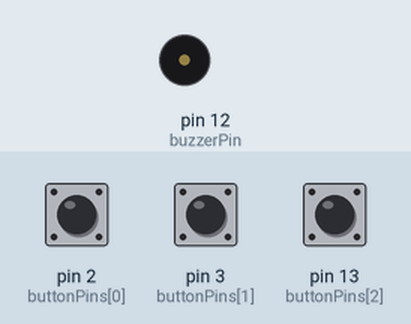
A sketch run on a simulated Arduino Uno, built with avr-gcc and run on an emulated ATmega328P. Parts: buzzer (waves = sounding). Inputs (shaded band) come from the test bench; at power-on: pin 2 (buttonPins[0]) HIGH, pin 3 (buttonPins[1]) HIGH, pin 13 (buttonPins[2]) HIGH. What the sketch prints to the serial monitor is not drawn.

Above: at 1.2 s.
1.3 s: pin 2 (buttonPins[0]) pulled LOW for 0.15 s
At 1.47 s:
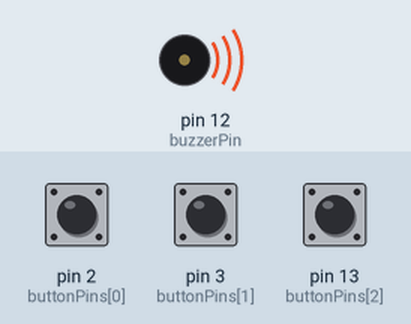
3.1 s: pin 3 (buttonPins[1]) pulled LOW for 0.15 s
At 3.7 s:
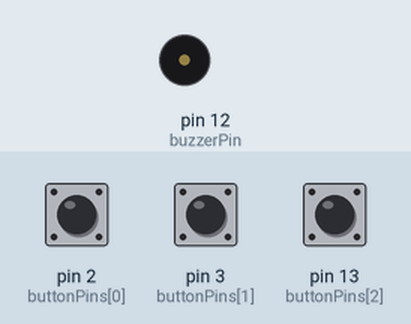
6.2 s: pin 13 (buttonPins[2]) pulled LOW for 0.15 s
At 6.37 s:
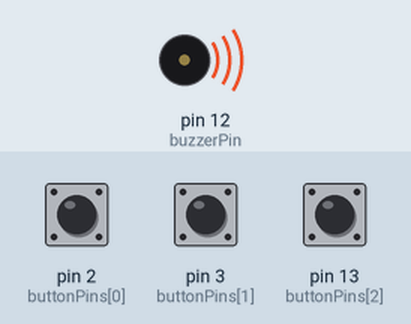
8.0 s: pin 2 (buttonPins[0]) pulled LOW for 1 s
At 10.1 s:
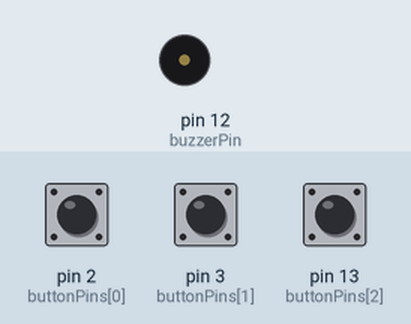
10.7 s: pin 3 (buttonPins[1]) pulled LOW for 1 s
At 11.4 s:
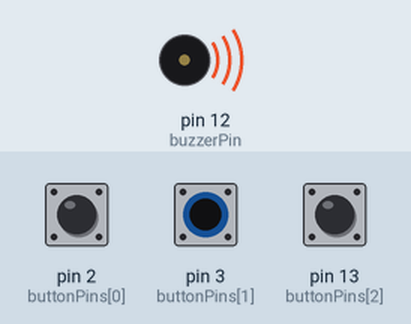
13.4 s: pin 13 (buttonPins[2]) pulled LOW for 1 s
At 15.5 s:
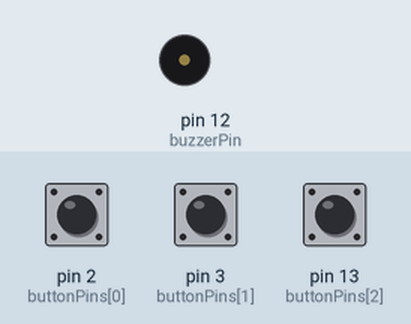
Timing chart, 0 to 17.0 s (numbered marks = the images above; inputs shaded):
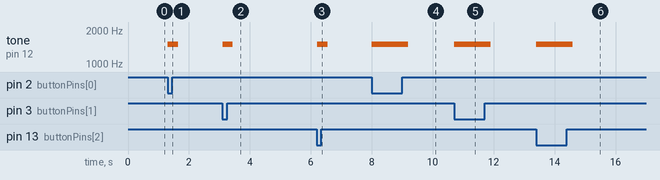

Measured:
- after the input at 1.3 s, tone on pin 12 (buzzerPin): silent → 1500 Hz at once, → silent 0.33 s later
- after the input at 3.1 s, tone on pin 12 (buzzerPin): silent → 1500 Hz at once, → silent 0.33 s later
- after the input at 6.2 s, tone on pin 12 (buzzerPin): silent → 1500 Hz at once, → silent 0.34 s later
- after the input at 8.0 s, tone on pin 12 (buzzerPin): silent → 1500 Hz at once, → silent 1.2 s later
- after the input at 10.7 s, tone on pin 12 (buzzerPin): silent → 1500 Hz at once, → silent 1.2 s later
- after the input at 13.4 s, tone on pin 12 (buzzerPin): silent → 1500 Hz at once, → silent 1.2 s later

The sketch:

Arduino_code.ino
```cpp
const int numButtons = 3; // number of buttons including reset
const int buttonPins[] = {2,3,13}; // pins for the buttons; 13 for reset
const int buzzerPin = 12; // pin for the buzzer

void setup() {
  Serial.begin(9600); // start serial communication at 9600 baud
  for (int i = 0; i < numButtons; i++) {
    pinMode(buttonPins[i], INPUT_PULLUP); // set the button pins as inputs with pull-up resistors
  }

  pinMode(buzzerPin, OUTPUT); // set the buzzer pin as output
}

void loop() {
  for (int i = 0; i < numButtons; i++) {
    int buttonState = digitalRead(buttonPins[i]); // read the state of the button
    Serial.print(buttonState);
    Serial.write(i | (buttonState << 4)); // send the button number and state over serial

    // Check if the button is pressed (LOW)
    if (buttonState == LOW) {
      // Add buzzer sound here
      tone(buzzerPin, 1500, 200); // Example: 1kHz tone for 200 milliseconds
     // Add a delay to avoid continuous buzzing for a single press
    }
  }
  delay(10); // delay for 10 milliseconds
}
```
